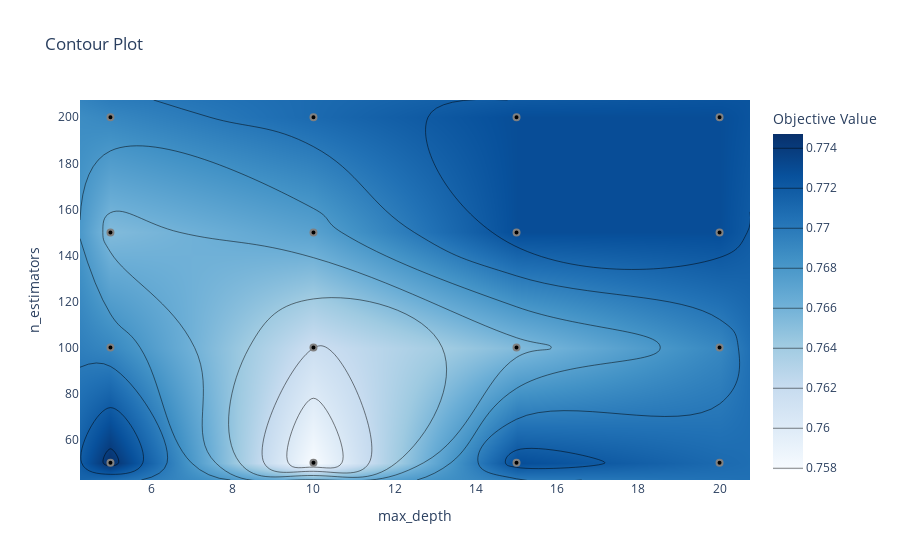

This figure's notebook cell:
### Code cell
# 4. Contour Plot
plot_contour(study).show()

### Figure 1 — Plotly figure (JSON) as saved in the notebook; plotly's stock layout.template omitted (floating-point values rounded to 4 significant figures)
{"data": [{"colorbar": {"title": {"text": "Objective Value"}}, "colorscale": [[0, "rgb(247,251,255)"], [0.125, "rgb(222,235,247)"], [0.25, "rgb(198,219,239)"], [0.375, "rgb(158,202,225)"], [0.5, "rgb(107,174,214)"], [0.625, "rgb(66,146,198)"], [0.75, "rgb(33,113,181)"], [0.875, "rgb(8,81,156)"], [1, "rgb(8,48,107)"]], "connectgaps": true, "contours": {"coloring": "heatmap"}, "hoverinfo": "none", "line": {"smoothing": 1.3}, "reversescale": false, "type": "contour", "x": [4.25, 5, 10, 15, 20, 20.75], "y": [42.5, 50, 100, 150, 200, 207.5], "z": [[NaN, NaN, NaN, NaN, NaN, NaN], [NaN, 0.7747, 0.7579, 0.7728, 0.7709, NaN], [NaN, 0.7691, 0.7616, 0.7654, 0.7691, NaN], [NaN, 0.7654, 0.7672, 0.7728, 0.7728, NaN], [NaN, 0.7691, 0.7709, 0.7728, 0.7728, NaN], [NaN, NaN, NaN, NaN, NaN, NaN]]}, {"marker": {"color": "black", "line": {"color": "Gray", "width": 2}}, "mode": "markers", "name": "Feasible Trial", "showlegend": false, "type": "scatter", "x": [5, 10, 15, 15, 20, 10, 5, 20, 15, 10, 20, 15, 5, 5, 10, 20], "y": [100, 150, 50, 100, 100, 50, 150, 150, 150, 200, 200, 200, 200, 50, 100, 50]}, {"marker": {"color": "#cccccc", "line": {"color": "Gray", "width": 2}}, "mode": "markers", "name": "Infeasible Trial", "showlegend": false, "type": "scatter", "x": [], "y": []}], "layout": {"title": {"text": "Contour Plot"}, "xaxis": {"range": [4.25, 20.75], "title": {"text": "max_depth"}}, "yaxis": {"range": [42.5, 207.5], "title": {"text": "n_estimators"}}}}
